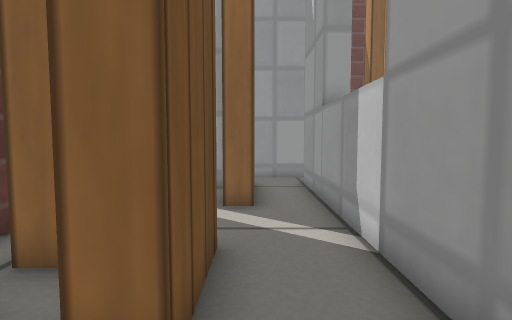
[1] (above)

16 first-person views from a walk through a world built for the Gazebo simulator. The camera is 0.33 m above the floor, tilts 4° down and sees 80° across. The floor is counted in squares, 0.2 m on a side. Each view is taken from the middle of a square. On the plan, view 1 faces up. The plan holds only what a view shows up to about 15 squares ahead; the rest is blank. Gazebo's built-in surfaces are drawn with simple patterns.

[2]
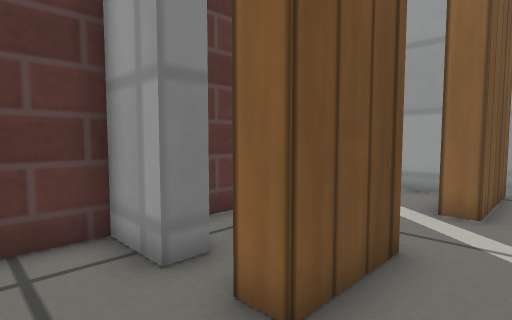

[3]
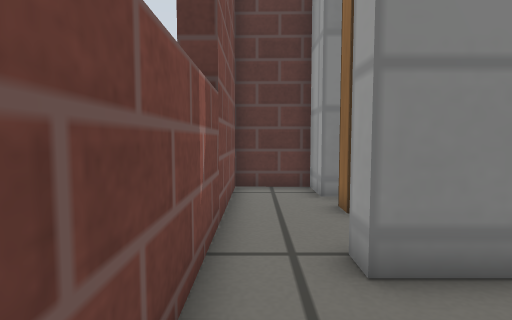

[4]
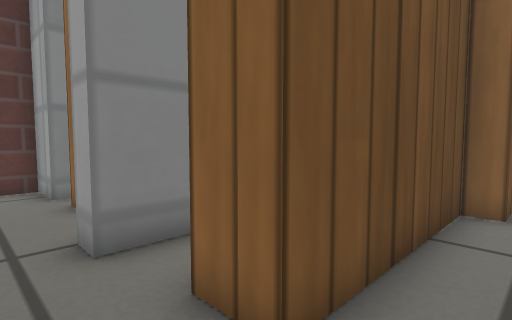

[5]
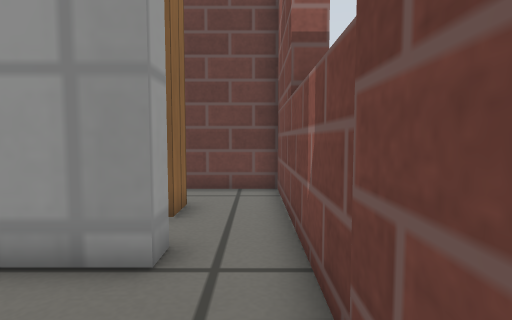

[6]
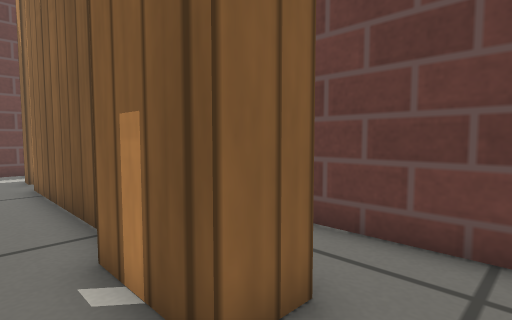

[7]
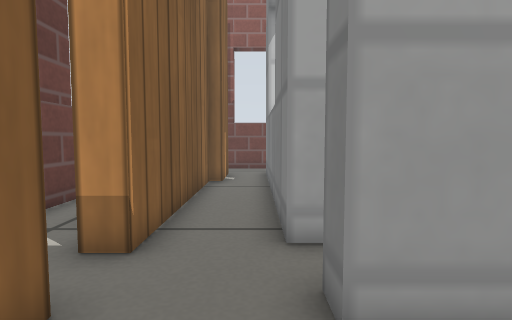

[8]
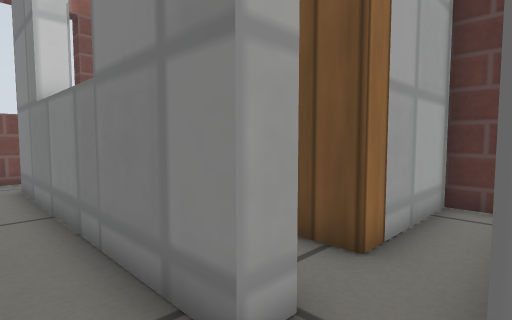

[9]
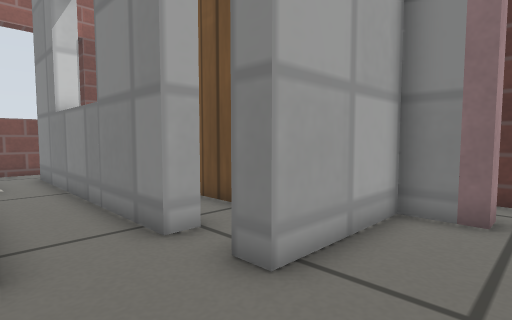

[10]
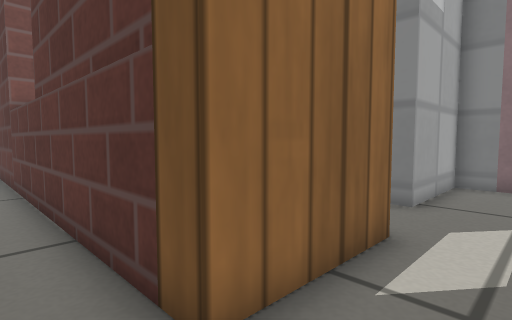

[11]
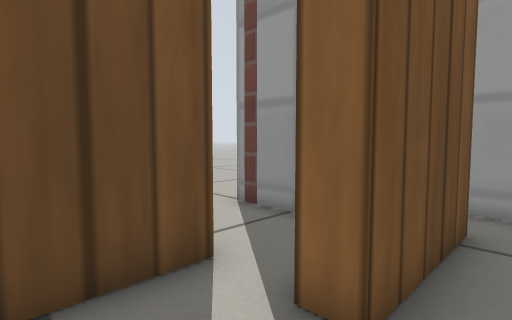

[12]
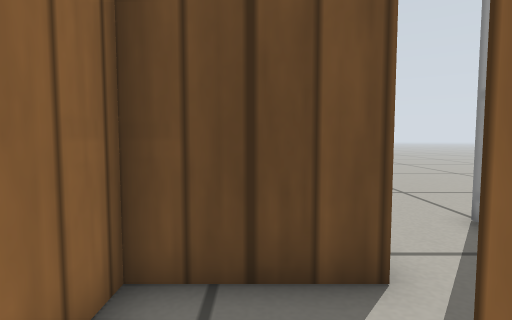

[13]
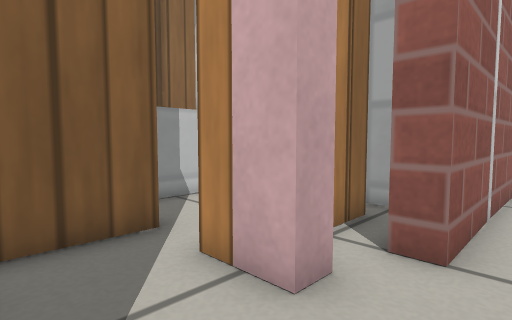

[14]
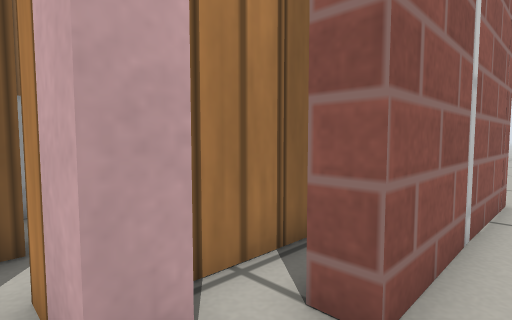

[15]
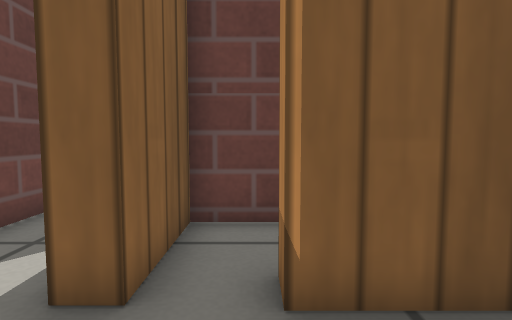

[16]
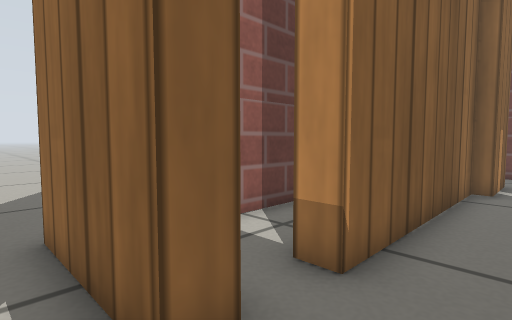

### Floor plan
Points are (right, up) in squares from view 1. A wall is a line through its corners. A room is listed if a view was taken in it or the views show most of it. See-through windows are left out.
Room 1 (views 1, 2, 5, 6)
walls: (-0.6, 4.5) (-0.6, 2) (-1.4, 2); (-2.4, 3.8) (-3.1, 3.8); (-3.3, 2.6) (-2.5, 2.6) (-2.5, 1.7) (-4.3, 1.7) (-4.4, -0.7) (3.5, -0.7); (2.5, 4.6) (2.5, 1.3) (1.8, 1.3) (1.8, 4.5); (4.3, 1.7) (4.3, 4.2)
ways out: opening at (4.5, 0.5) to room 2; opening at (1.5, 3.5) to room 4
Room 2 (views 3, 4)
walls: (7.9, 7.7) (7.9, 13.3) (4.8, 13.3); (6.3, 8.4) (6.3, 7.6) (5.6, 7.6) (5.6, 1.7) (4.3, 1.7); (3.5, -0.7) (7.9, -0.7) (7.9, 3.4); (4.8, 11.7) (5.6, 11.7)
ways out: opening at (4.5, 0.5) to room 1; gap at (5, 12) to room 4
Room 3 (views 7, 8, 9, 10, 16)
walls: (4.8, 13.3) (4.8, 14) (8.6, 14) (8.6, 0.1); (8.8, 16.7) (7.5, 16.7); (5.4, 16.7) (4.4, 16.7); (-2.6, 15.2) (-1.8, 15.2) (-1.8, 13.5) (2.3, 13.5) (2.3, 12.8); (-5, -1.5) (-5, 5.6)
ways out: opening at (3.5, 13) to room 4; opening at (-6, 5) to room 5
Room 4 (views 11, 12, 15)
walls: (2.3, 12.8) (-0.4, 12.8); (1.8, 4.5) (1.8, 11.3) (2.5, 11.3) (2.5, 4.6); (4.3, 4.2) (4.8, 4.2) (4.8, 11.7); (-4.2, 12.1) (-4.2, 11.1) (-0.1, 11.1) (-0.1, 7.3) (-0.8, 7.3)
ways out: opening at (1.5, 3.5) to room 1; gap at (5, 12) to room 2; opening at (3.5, 13) to room 3; opening at (-1, 6) to room 6
Room 5 (views 13, 14)
walls: (-4.1, 6.7) (-4.1, 7.5); (-5, 5.6) (-4.3, 5.6); (-3.1, 3.8) (-3.1, 6.1)
ways out: opening at (-6, 5) to room 3; opening at (-3.5, 9) to room 6
Room 6 (no view inside)
walls: (-0.8, 7.3) (-0.8, 9.6); (-4.1, 7.5) (-2.3, 7.5) (-2.3, 4.5) (-0.6, 4.5); (-1.1, 10.3) (-5.1, 10.3)
ways out: opening at (-1, 6) to room 4; opening at (-3.5, 9) to room 5

Positions as (right, up) in squares from view 1, and headings:
1: (0, 0), facing up
2: (1, 0), facing up-left
3: (6, 0), facing left
4: (7, 0), facing up-left
5: (-2, 0), facing right
6: (3, 0), facing up-right
7: (3, 16), facing down
8: (4, 13), facing down-left
9: (5, 16), facing down-left
10: (10, 16), facing down-left
11: (1, 5), facing up-left
12: (1, 6), facing left
13: (-6, 10), facing down-right
14: (-6, 8), facing down-right
15: (2, 12), facing right
16: (3, 15), facing down-right
